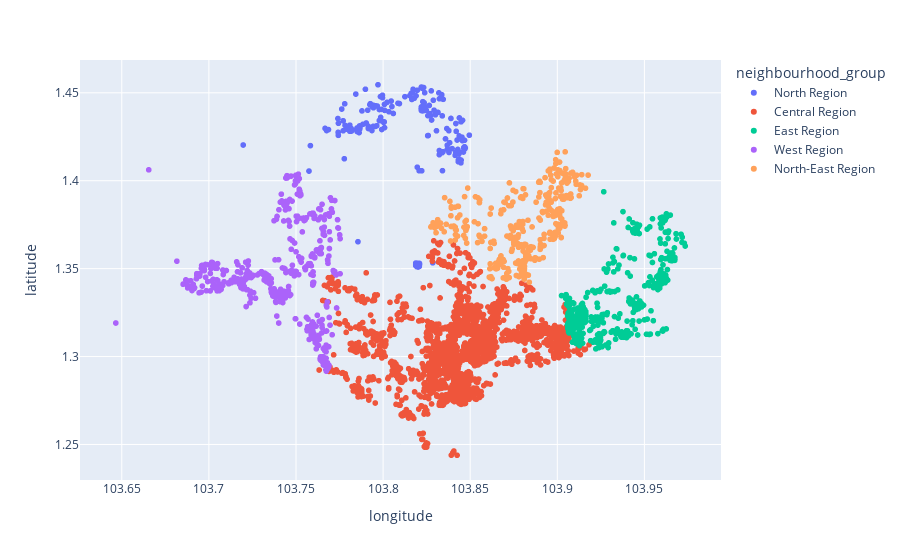

Notebook code for this chart:
### Code cell
fig = px.scatter(df, x='longitude', y='latitude',
                 color='neighbourhood_group') # Added color to previous basic 
fig.update_layout(xaxis_title="longitude",yaxis_title="latitude")
fig.show()

### Figure 1 — Plotly figure (JSON) as saved in the notebook; plotly's stock layout.template omitted (floating-point values rounded to 4 significant figures; data arrays with more than 128 entries replaced by an {"elided": "..."} marker saying what was removed)
{"data": [{"hovertemplate": "neighbourhood_group=North Region<br>longitude=%{x}<br>latitude=%{y}<extra></extra>", "legendgroup": "North Region", "marker": {"color": "#636efa", "symbol": "circle"}, "mode": "markers", "name": "North Region", "showlegend": true, "type": "scattergl", "x": {"elided": "204 float values"}, "xaxis": "x", "y": {"elided": "204 float values"}, "yaxis": "y"}, {"hovertemplate": "neighbourhood_group=Central Region<br>longitude=%{x}<br>latitude=%{y}<extra></extra>", "legendgroup": "Central Region", "marker": {"color": "#EF553B", "symbol": "circle"}, "mode": "markers", "name": "Central Region", "showlegend": true, "type": "scattergl", "x": {"elided": "6309 float values"}, "xaxis": "x", "y": {"elided": "6309 float values"}, "yaxis": "y"}, {"hovertemplate": "neighbourhood_group=East Region<br>longitude=%{x}<br>latitude=%{y}<extra></extra>", "legendgroup": "East Region", "marker": {"color": "#00cc96", "symbol": "circle"}, "mode": "markers", "name": "East Region", "showlegend": true, "type": "scattergl", "x": {"elided": "508 float values"}, "xaxis": "x", "y": {"elided": "508 float values"}, "yaxis": "y"}, {"hovertemplate": "neighbourhood_group=West Region<br>longitude=%{x}<br>latitude=%{y}<extra></extra>", "legendgroup": "West Region", "marker": {"color": "#ab63fa", "symbol": "circle"}, "mode": "markers", "name": "West Region", "showlegend": true, "type": "scattergl", "x": {"elided": "540 float values"}, "xaxis": "x", "y": {"elided": "540 float values"}, "yaxis": "y"}, {"hovertemplate": "neighbourhood_group=North-East Region<br>longitude=%{x}<br>latitude=%{y}<extra></extra>", "legendgroup": "North-East Region", "marker": {"color": "#FFA15A", "symbol": "circle"}, "mode": "markers", "name": "North-East Region", "showlegend": true, "type": "scattergl", "x": {"elided": "346 float values"}, "xaxis": "x", "y": {"elided": "346 float values"}, "yaxis": "y"}], "layout": {"legend": {"title": {"text": "neighbourhood_group"}, "tracegroupgap": 0}, "margin": {"t": 60}, "xaxis": {"anchor": "y", "domain": [0, 1], "title": {"text": "longitude"}}, "yaxis": {"anchor": "x", "domain": [0, 1], "title": {"text": "latitude"}}}}
